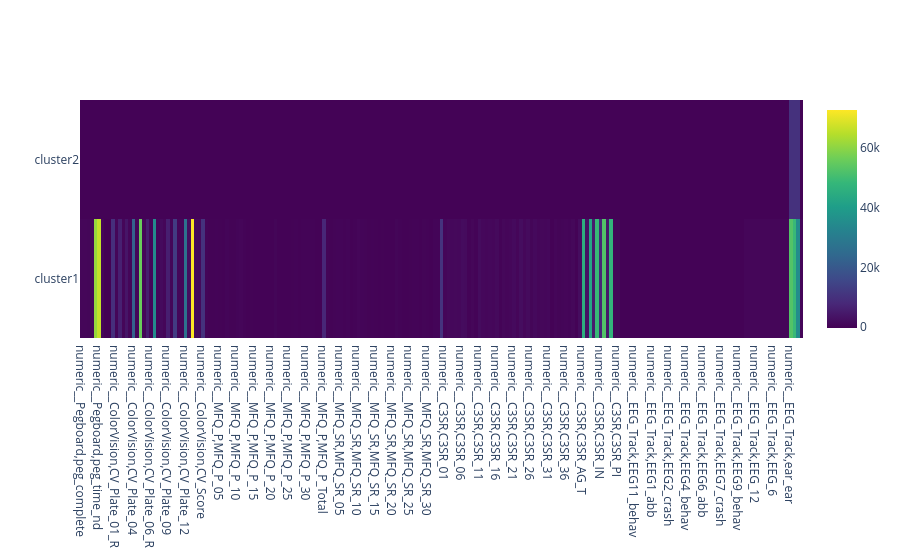

Notebook code cell kept with this figure:
### Code cell
k_means_n_dims_heatmap(dataframe=features, num_clusters=2)

### Figure 1 — Plotly figure (JSON) as saved in the notebook; plotly's stock layout.template omitted (floating-point values rounded to 4 significant figures; data arrays with more than 128 entries replaced by an {"elided": "..."} marker saying what was removed)
{"data": [{"colorscale": [[0, "#440154"], [0.1111, "#482878"], [0.2222, "#3e4989"], [0.3333, "#31688e"], [0.4444, "#26828e"], [0.5556, "#1f9e89"], [0.6667, "#35b779"], [0.7778, "#6ece58"], [0.8889, "#b5de2b"], [1, "#fde725"]], "type": "heatmap", "x": {"elided": "209 str values"}, "y": ["cluster1", "cluster2"], "z": {"elided": "2x209 float values"}}], "layout": {}}
